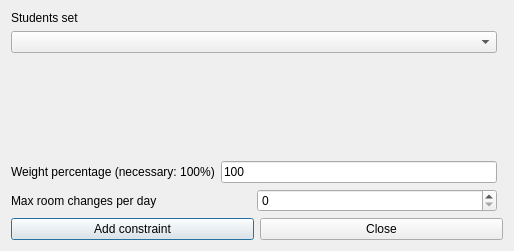
<?xml version="1.0" encoding="UTF-8"?>
<ui version="4.0">
 <class>AddConstraintStudentsSetMaxRoomChangesPerDayForm_template</class>
 <widget class="QDialog" name="AddConstraintStudentsSetMaxRoomChangesPerDayForm_template">
  <property name="geometry">
   <rect>
    <x>0</x>
    <y>0</y>
    <width>514</width>
    <height>251</height>
   </rect>
  </property>
  <property name="windowTitle">
   <string extracomment="This is the title of the dialog to add a new constraint of this type">Add students set max room changes per day</string>
  </property>
  <layout class="QGridLayout">
   <item row="4" column="0" colspan="2">
    <layout class="QHBoxLayout">
     <item>
      <widget class="QPushButton" name="addConstraintPushButton">
       <property name="text">
        <string>Add constraint</string>
       </property>
      </widget>
     </item>
     <item>
      <widget class="QPushButton" name="closePushButton">
       <property name="text">
        <string>Close</string>
       </property>
      </widget>
     </item>
    </layout>
   </item>
   <item row="0" column="0">
    <layout class="QVBoxLayout">
     <item>
      <widget class="QLabel" name="studentsTextLabel">
       <property name="frameShape">
        <enum>QFrame::NoFrame</enum>
       </property>
       <property name="frameShadow">
        <enum>QFrame::Plain</enum>
       </property>
       <property name="text">
        <string>Students set</string>
       </property>
       <property name="wordWrap">
        <bool>false</bool>
       </property>
      </widget>
     </item>
     <item>
      <widget class="QComboBox" name="studentsComboBox">
       <property name="editable">
        <bool>false</bool>
       </property>
       <property name="insertPolicy">
        <enum>QComboBox::NoInsert</enum>
       </property>
       <property name="duplicatesEnabled">
        <bool>false</bool>
       </property>
      </widget>
     </item>
    </layout>
   </item>
   <item row="2" column="0">
    <layout class="QHBoxLayout">
     <item>
      <widget class="QLabel" name="weightTextLabel">
       <property name="frameShape">
        <enum>QFrame::NoFrame</enum>
       </property>
       <property name="frameShadow">
        <enum>QFrame::Plain</enum>
       </property>
       <property name="text">
        <string>Weight percentage (necessary: 100%)</string>
       </property>
       <property name="wordWrap">
        <bool>false</bool>
       </property>
      </widget>
     </item>
     <item>
      <widget class="QLineEdit" name="weightLineEdit">
       <property name="text">
        <string notr="true">100</string>
       </property>
      </widget>
     </item>
    </layout>
   </item>
   <item row="3" column="0">
    <layout class="QHBoxLayout">
     <item>
      <widget class="QLabel" name="textLabel1">
       <property name="text">
        <string>Max room changes per day</string>
       </property>
       <property name="wordWrap">
        <bool>false</bool>
       </property>
      </widget>
     </item>
     <item>
      <widget class="QSpinBox" name="maxChangesSpinBox"/>
     </item>
    </layout>
   </item>
   <item row="1" column="0">
    <spacer name="spacer1">
     <property name="orientation">
      <enum>Qt::Vertical</enum>
     </property>
     <property name="sizeType">
      <enum>QSizePolicy::Expanding</enum>
     </property>
     <property name="sizeHint" stdset="0">
      <size>
       <width>20</width>
       <height>21</height>
      </size>
     </property>
    </spacer>
   </item>
  </layout>
 </widget>
 <layoutdefault spacing="6" margin="11"/>
 <resources/>
 <connections/>
</ui>
